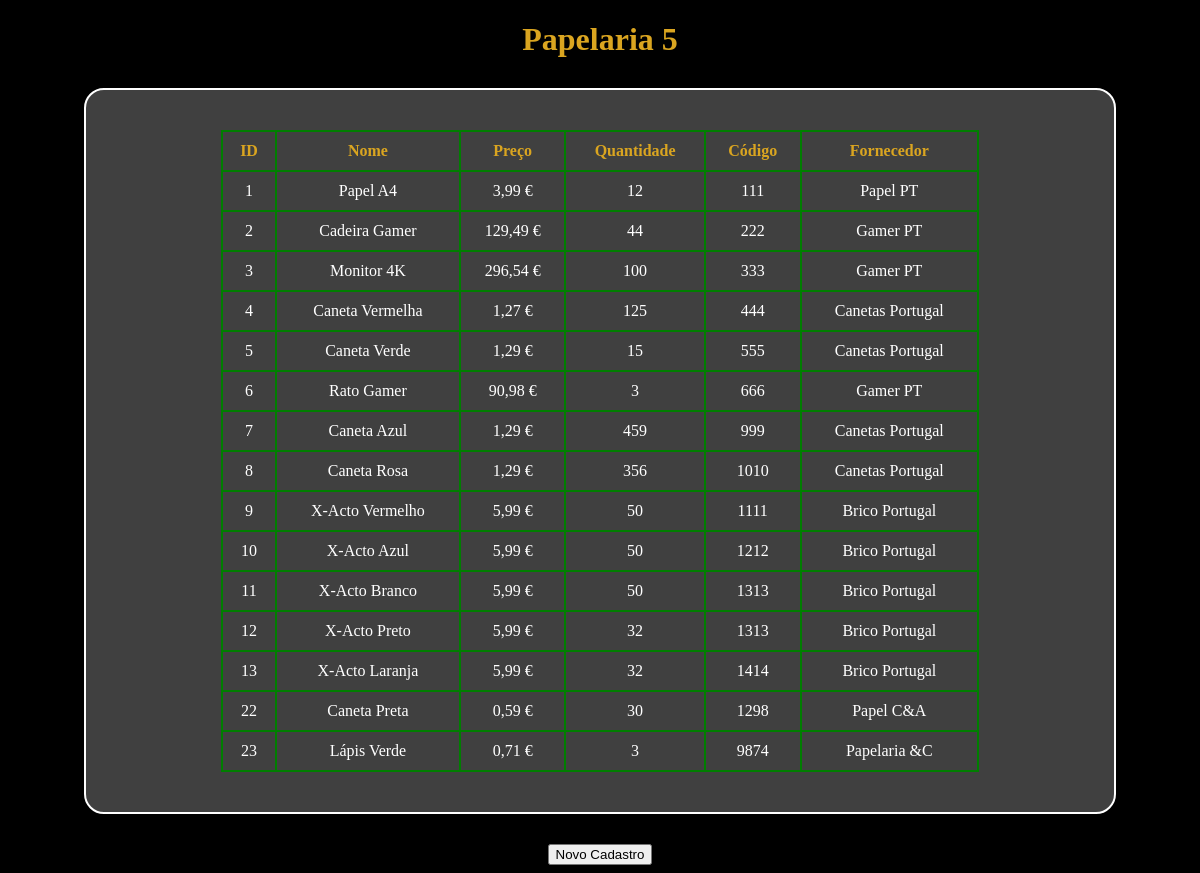
The page /aula_111/exercicio_02/saida.php on the database its author committed.
### tables this page shows
CREATE TABLE `produtos` (
  `id` int(11) NOT NULL,
  `nome` varchar(100) NOT NULL,
  `preco` double NOT NULL,
  `quantidade` int(11) NOT NULL,
  `codigo` int(11) NOT NULL,
  `fornecedor` varchar(100) NOT NULL
);

### aula_111/exercicio_02/base_dados.php (called while the page is built, shortened)
<?php
$base_dados = [
  "host" => "localhost",
  "dbname" => "codemaster_10_bd",
  "user" => "root",
  "password" => ""
];
$conexao = new PDO("mysql:host=$base_dados[host];dbname=$base_dados[dbname];charset=utf8mb4;", $base_dados["user"], $base_dados["password"]);
function selectSQL($sql){
  global $conexao;
  $consulta = $conexao->query($sql);
  $resultado = $consulta->fetchAll(PDO::FETCH_ASSOC);
  return $resultado;
}
?>

### aula_111/exercicio_02/saida.php (the view, shortened to what this page needs)
<?php
$produtos = selectSQL("SELECT * FROM produtos");
?>
<!DOCTYPE html>
<html lang="pt">
<head>
  <link rel="stylesheet" href="style.css">
</head>
<body>
    <h1>Papelaria 5</h1>
    <div class="caixa">
        <table>
            <tr>
                <th>ID</th>
                <th>Nome</th>
                <th>Preço</th>
                <th>Quantidade</th>
                <th>Código</th>
                <th>Fornecedor</th>
            </tr>
            <?php foreach($produtos as $p): ?>
                <tr>
                    <td><?= $p["id"]; ?></td>
                    <td><?= $p["nome"]; ?></td>
                    <td><?= number_format($p["preco"], 2, ","); ?> €</td>
                    <td><?= $p["quantidade"]; ?></td>
                    <td><?= $p["codigo"]; ?></td>
                    <td><?= $p["fornecedor"]; ?></td>
                </tr>
            <?php endforeach; ?>
        </table>
    </div>
    <a href="index.php"><button>Novo Cadastro</button></a>
</body>
</html>

### aula_111/exercicio_02/style.css (style rules this page uses)
body { background-color: black; color: goldenrod; font-family: 'JetBrains Mono'; text-align: center; }
.caixa { background-color: rgba(255, 255, 255, 0.25); border: 2px solid white; width: 80%; margin: 30px auto; padding: 40px; border-radius: 20px; }
table { width: 80%; margin: auto; }
table, th, td { border: 2px solid rgb(0, 126, 0); border-collapse: collapse; }
th, td { padding: 10px; }
td { color: white; }

### rows shown on the page
produtos: id "1", nome "Papel A4", preco "3,99", quantidade "12", codigo "111", fornecedor "Papel PT"
produtos: id "2", nome "Cadeira Gamer", preco "129,49", quantidade "44", codigo "222", fornecedor "Gamer PT"
produtos: id "3", nome "Monitor 4K", preco "296,54", quantidade "100", codigo "333", fornecedor "Gamer PT"
produtos: id "4", nome "Caneta Vermelha", preco "1,27", quantidade "125", codigo "444", fornecedor "Canetas Portugal"
produtos: id "5", nome "Caneta Verde", preco "1,29", quantidade "15", codigo "555", fornecedor "Canetas Portugal"
produtos: id "6", nome "Rato Gamer", preco "90,98", quantidade "3", codigo "666", fornecedor "Gamer PT"
produtos: id "7", nome "Caneta Azul", preco "1,29", quantidade "459", codigo "999", fornecedor "Canetas Portugal"
produtos: id "8", nome "Caneta Rosa", preco "1,29", quantidade "356", codigo "1010", fornecedor "Canetas Portugal"
produtos: id "9", nome "X-Acto Vermelho", preco "5,99", quantidade "50", codigo "1111", fornecedor "Brico Portugal"
produtos: id "10", nome "X-Acto Azul", preco "5,99", quantidade "50", codigo "1212", fornecedor "Brico Portugal"
produtos: id "11", nome "X-Acto Branco", preco "5,99", quantidade "50", codigo "1313", fornecedor "Brico Portugal"
produtos: id "12", nome "X-Acto Preto", preco "5,99", quantidade "32", codigo "1313", fornecedor "Brico Portugal"
produtos: id "13", nome "X-Acto Laranja", preco "5,99", quantidade "32", codigo "1414", fornecedor "Brico Portugal"
produtos: id "22", nome "Caneta Preta", preco "0,59", quantidade "30", codigo "1298", fornecedor "Papel C&A"
produtos: id "23", nome "Lápis Verde", preco "0,71", quantidade "3", codigo "9874", fornecedor "Papelaria &C"
